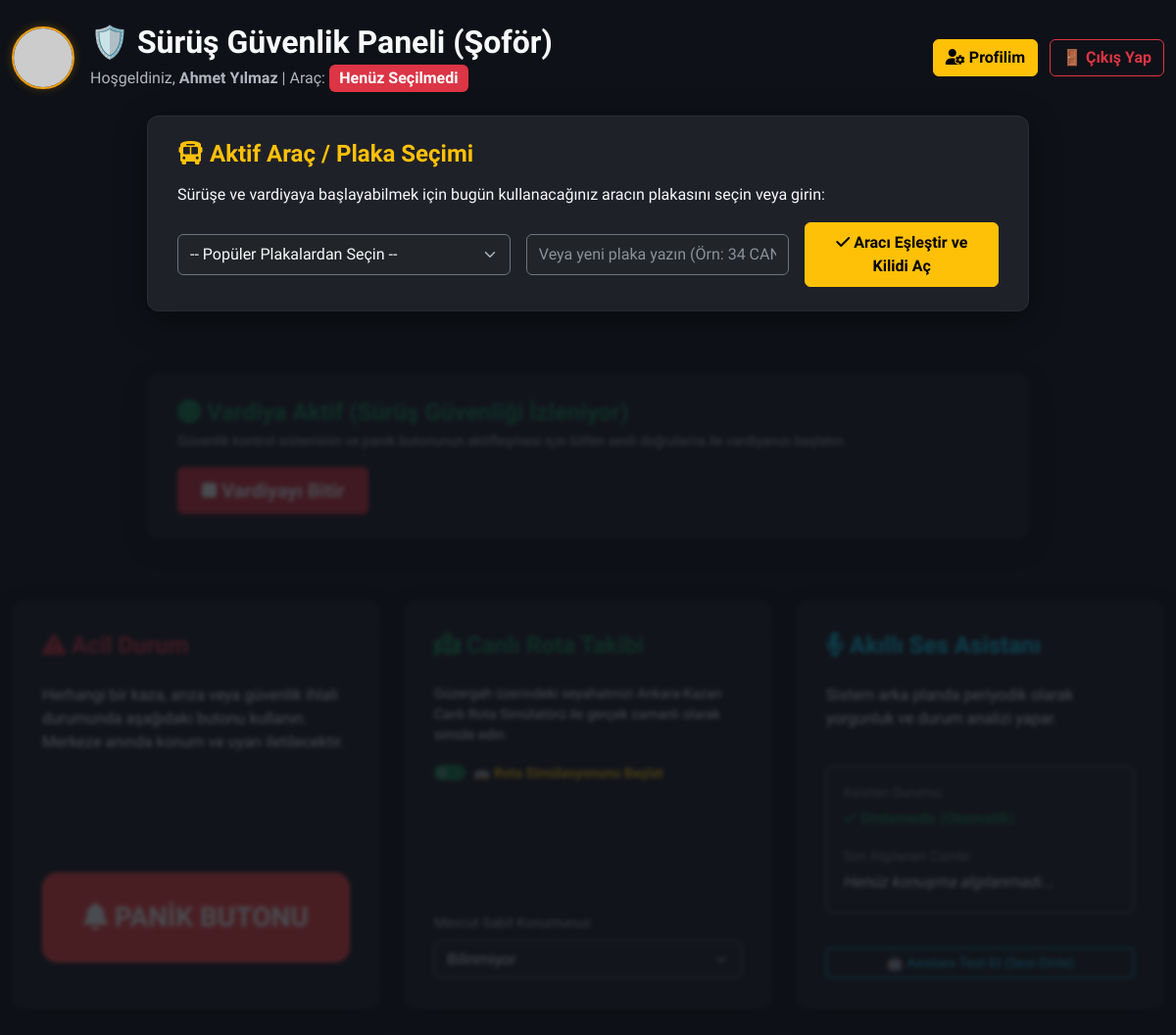
The page /index (signed in) on the database as committed earlier.
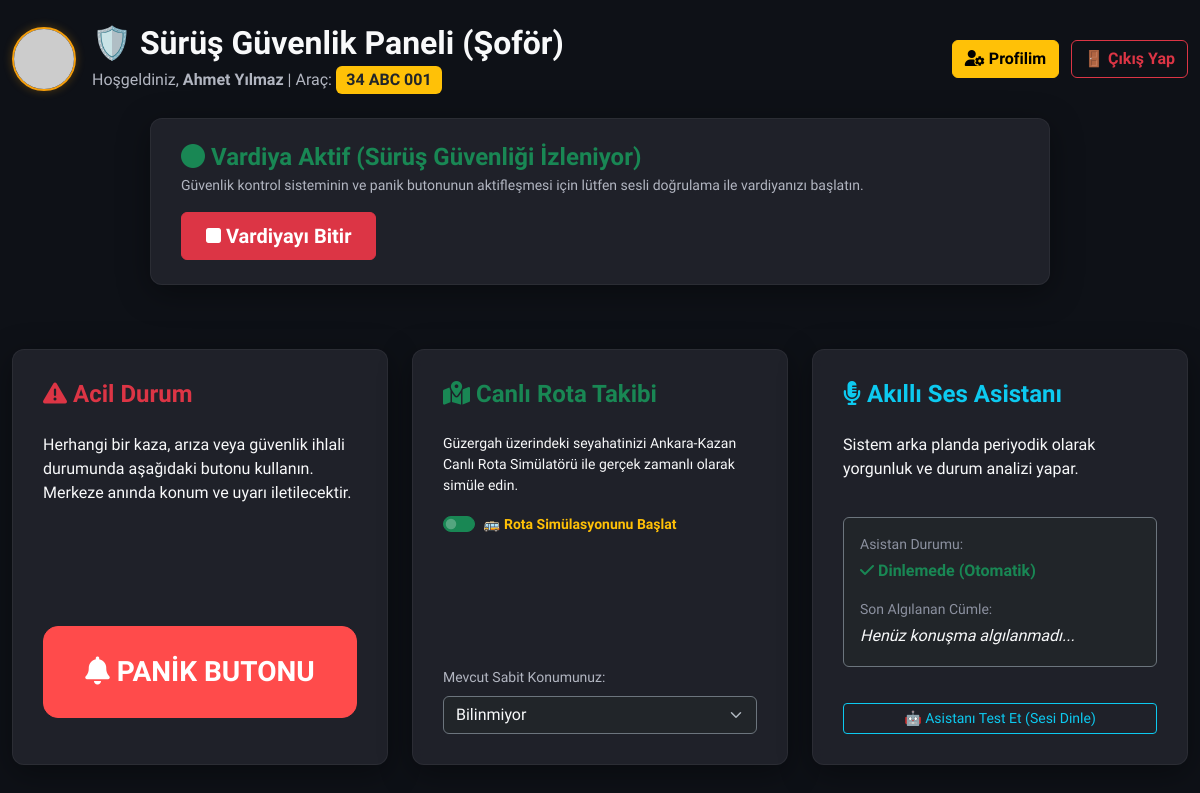
The same page on the database as committed later.
### app/models.py (models this page shows, shortened)
class Sofor(UserMixin, db.Model):
    __tablename__ = 'soforler'
    id: Mapped[int] = mapped_column(primary_key=True, autoincrement=True)
    ad: Mapped[str] = mapped_column(String(100), nullable=False)
    soyad: Mapped[str] = mapped_column(String(100), nullable=False)
    kullanici_adi: Mapped[str] = mapped_column(String(100), nullable=False, unique=True)
    email: Mapped[Optional[str]] = mapped_column(String(120), unique=True)
    arac_plaka: Mapped[Optional[str]] = mapped_column(String(50), nullable=True)
    sifre_hash: Mapped[str] = mapped_column(String(255), nullable=False)
    sifre_plain: Mapped[Optional[str]] = mapped_column(String(255))
    reset_token: Mapped[Optional[str]] = mapped_column(String(100))
    reset_token_expiry: Mapped[Optional[str]] = mapped_column(String(50))
    profil_resmi: Mapped[Optional[str]] = mapped_column(String(255), nullable=True)
    alarmlar: Mapped[List["Alarm"]] = relationship(back_populates="sofor")
    ses_loglari: Mapped[List["SesLog"]] = relationship(back_populates="sofor")
    vardiya_kayitlari: Mapped[List["VardiyaSesKaydi"]] = relationship(back_populates="sofor")
    yorumlar: Mapped[List["YolcuYorum"]] = relationship(back_populates="sofor")
    konum: Mapped[Optional["AracKonum"]] = relationship(back_populates="sofor", uselist=False)

### app/main/routes.py (the view)
@bp.route('/index')
@login_required
def index():
    son_shift = db.session.scalar(
        db.select(VardiyaSesKaydi)
        .filter_by(sofor_id=current_user.id)
        .order_by(VardiyaSesKaydi.id.desc())
    )
    vardiya_aktif = False
    if son_shift and son_shift.baslangic_metni and not son_shift.bitis_metni:
        vardiya_aktif = True
    return render_template('index.html', title='Şoför Paneli', vardiya_aktif=vardiya_aktif)

### app/models.py (called while the page is built)
@login.user_loader
def load_user(id):
    return db.session.get(Sofor, int(id))

### app/templates/index.html (shortened to what this page needs)
{% extends "base.html" %}
{% block content %}
<div class="row align-items-center mb-4">
    <div class="col-md-9 d-flex align-items-center gap-3">
        <div style="width: 64px; height: 64px; border-radius: 50%; overflow: hidden; border: 2px solid #f59e0b; box-shadow: 0 0 10px rgba(245, 158, 11, 0.3); flex-shrink: 0;">
            {% if current_user.profil_resmi %}
                <img src="{{ url_for('static', filename='uploads/avatars/' + current_user.profil_resmi) }}" alt="PP" style="width: 100%; height: 100%; object-fit: cover;">
            {% else %}
                <img src="https://ui-avatars.com/api/?name={{ current_user.ad }}+{{ current_user.soyad }}&background=f59e0b&color=fff&size=100&bold=true" alt="PP" style="width: 100%; height: 100%; object-fit: cover;">
            {% endif %}
        </div>
        <div>
            <h2 class="fw-bold text-light mb-1">🛡️ Sürüş Güvenlik Paneli (Şoför)</h2>
            <p class="text-secondary mb-0">
                Hoşgeldiniz, <b>{{ current_user.ad }} {{ current_user.soyad }}</b> |
                Araç:
                {% if current_user.arac_plaka %}
                    <span class="badge bg-warning text-dark fs-6">{{ current_user.arac_plaka }}</span>
                {% else %}
                    <span class="badge bg-danger fs-6">Henüz Seçilmedi</span>
                {% endif %}
            </p>
        </div>
    </div>
    <div class="col-md-3 text-end">
        <a href="{{ url_for('main.profil') }}" class="btn btn-warning fw-bold me-2"><i class="fa-solid fa-user-gear"></i> Profilim</a>
        <a href="{{ url_for('auth.logout') }}" class="btn btn-outline-danger fw-bold">🚪 Çıkış Yap</a>
    </div>
</div>
{% if not current_user.arac_plaka %}
<div class="row">
    <div class="col-12 mb-4">
        <div class="streamlit-container mt-0 py-4 premium-card">
            <h4 class="text-warning fw-bold mb-3"><i class="fa-solid fa-bus"></i> Aktif Araç / Plaka Seçimi</h4>
            <p class="text-light">Sürüşe ve vardiyaya başlayabilmek için bugün kullanacağınız aracın plakasını seçin veya girin:</p>
            <form action="{{ url_for('main.arac_plaka_sec') }}" method="post" class="row g-3 align-items-center">
                <div class="col-md-5">
                    <select name="secilen_hazir_plaka" class="form-select bg-dark text-light border-secondary py-2 fs-6">
                        <option value="">-- Popüler Plakalardan Seçin --</option>
                    </select>
                </div>
                <div class="col-md-4">
                    <input type="text" name="yeni_plaka" class="form-control bg-dark text-light border-secondary py-2 fs-6" placeholder="Veya yeni plaka yazın (Örn: 34 CAN 34)">
                </div>
                <div class="col-md-3">
                    <button type="submit" class="btn btn-warning fw-bold w-100 py-2 fs-6"><i class="fa-solid fa-check"></i> Aracı Eşleştir ve Kilidi Aç</button>
                </div>
            </form>
        </div>
    </div>
</div>
{% endif %}
<div class="row {% if not current_user.arac_plaka %}shift-locked{% endif %}">
    <div class="col-12 mb-4">
        <div class="streamlit-container mt-0 py-4 premium-card">
            <div class="d-flex align-items-center justify-content-between flex-wrap gap-3">
                <div>
                    <h4 class="fw-bold mb-1 {% if vardiya_aktif %}text-success{% else %}text-warning{% endif %}" id="vardiyaDurumBaslik">
                        <i class="fa-solid fa-circle {% if vardiya_aktif %}fa-pulse{% endif %}"></i>
                        {% if vardiya_aktif %}Vardiya Aktif (Sürüş Güvenliği İzleniyor){% else %}Vardiya Kapalı (Sürüş Bekleniyor){% endif %}
                    </h4>
                    <p class="text-secondary small mb-0">Güvenlik kontrol sisteminin ve panik butonunun aktifleşmesi için lütfen sesli doğrulama ile vardiyanızı başlatın.</p>
                </div>
                <div>
                    {% if not vardiya_aktif %}
                        <button id="btnVardiyaBaslat" class="btn btn-warning fw-bold px-4 py-2 fs-5"><i class="fa-solid fa-play"></i> Vardiyayı Başlat</button>
                    {% else %}
                        <button id="btnVardiyaBitir" class="btn btn-danger fw-bold px-4 py-2 fs-5"><i class="fa-solid fa-stop"></i> Vardiyayı Bitir</button>
                    {% endif %}
                </div>
            </div>
        </div>
    </div>
</div>
<div class="row {% if not vardiya_aktif or not current_user.arac_plaka %}shift-locked{% endif %}" id="driverDashboardGrid">
    <div class="col-lg-4 col-md-6 mb-4">
        <div class="streamlit-container h-100 mt-0 premium-card d-flex flex-column">
            <h4 class="text-danger fw-bold mb-4"><i class="fa-solid fa-triangle-exclamation"></i> Acil Durum</h4>
            <p class="text-light">Herhangi bir kaza, arıza veya güvenlik ihlali durumunda aşağıdaki butonu kullanın. Merkeze anında konum ve uyarı iletilecektir.</p>
            <div class="stButton mt-auto pt-4">
                <button id="btnPanik" class="btn btn-lg py-4 fs-3 w-100" style="border-radius: 15px;"><i class="fa-solid fa-bell"></i> PANİK BUTONU</button>
            </div>
        </div>
    </div>
    <div class="col-lg-4 col-md-6 mb-4">
        <div class="streamlit-container h-100 mt-0 premium-card d-flex flex-column">
            <h4 class="text-success fw-bold mb-4"><i class="fa-solid fa-map-location-dot"></i> Canlı Rota Takibi</h4>
            <p class="text-light small mb-3">Güzergah üzerindeki seyahatinizi Ankara-Kazan Canlı Rota Simülatörü ile gerçek zamanlı olarak simüle edin.</p>
            <div class="form-check form-switch mb-3">
                <input class="form-check-input bg-success border-success" type="checkbox" role="switch" id="chkSimulasyon">
                <label class="form-check-label text-warning fw-bold small" for="chkSimulasyon">🚌 Rota Simülasyonunu Başlat</label>
            </div>
            <div id="manuelKonumSecimi" class="mt-auto">
                <label for="selectKonum" class="form-label text-secondary small mb-2">Mevcut Sabit Konumunuz:</label>
                <select id="selectKonum" class="form-select bg-dark text-light border-secondary">
                    <option value="Bilinmiyor">Bilinmiyor</option>
                </select>
            </div>
        </div>
    </div>
    <div class="col-lg-4 col-md-12 mb-4">
        <div class="streamlit-container h-100 mt-0 premium-card d-flex flex-column">
            <h4 class="text-info fw-bold mb-4"><i class="fa-solid fa-microphone-lines"></i> Akıllı Ses Asistanı</h4>
            <p class="text-light">Sistem arka planda periyodik olarak yorgunluk ve durum analizi yapar.</p>
            <div class="bg-dark p-3 rounded border border-secondary mb-3 mt-auto" style="min-height: 150px;">
                <p class="text-muted small mb-1">Asistan Durumu:</p>
                <div id="botStatus" class="text-success fw-bold"><i class="fa-solid fa-check"></i> Dinlemede (Otomatik)</div>
                <p class="text-muted small mt-3 mb-1">Son Algılanan Cümle:</p>
                <div id="sonMetin" class="text-light fst-italic">Henüz konuşma algılanmadı...</div>
            </div>
            <button id="btnTestSes" class="btn btn-outline-info w-100 btn-sm mt-auto">🤖 Asistanı Test Et (Sesi Dinle)</button>
        </div>
    </div>
</div>
{% endblock %}

### app/templates/base.html (shortened to what this page needs)
<!DOCTYPE html>
<html lang="tr" data-bs-theme="dark">
<head>
    <link href="https://cdn.jsdelivr.net/npm/bootstrap@5.3.0/dist/css/bootstrap.min.css" rel="stylesheet">
    <link rel="stylesheet" href="https://cdnjs.cloudflare.com/ajax/libs/font-awesome/6.4.0/css/all.min.css">
</head>
<body>
    <div class="container-fluid py-4">
        {% block content %}{% endblock %}
    </div>
</body>
</html>

### app/templates/base.html (style rules this page uses)
body { background-color: #0e1117; color: #fafafa; font-family: 'Plus Jakarta Sans', 'Outfit', 'Segoe UI', Tahoma, Geneva, Verdana, sans-serif; }
.streamlit-container { max-width: 900px; margin: 40px auto; padding: 30px; background-color: #262730; border-radius: 10px; box-shadow: 0 4px 6px rgba(0,0,0,0.3); }
.stButton>button { width: 100%; border-radius: 4px; border: 1px solid #ff4b4b; background-color: #ff4b4b; color: white; font-weight: bold; padding: 0.5rem 1rem; transition: all 0.3s; }
.text-secondary { color: #b2b6c1 !important; }
.text-muted { color: #8c91a0 !important; }

### app/templates/index.html (style rules this page uses)
.premium-card { background: rgba(38, 39, 48, 0.75); backdrop-filter: blur(10px); border: 1px solid rgba(255, 255, 255, 0.05); border-radius: 12px; box-shadow: 0 8px 32px rgba(0, 0, 0, 0.37); }

Rows that differ between the two databases and show on the page:
changed Sofor "Ahmet": arac_plaka (not shown) → "34 ABC 001"
Other text that changed with them:
form field secilen_hazir_plaka: "-- Popüler Plakalardan Seçin --" → (not shown)
text no longer shown: "Henüz Seçilmedi Aktif Araç / Plaka Seçimi Sürüşe ve vardiyaya başlayabilmek için bugün kullanacağınız aracın plakasını seçin veya girin: Aracı Eşleştir ve Kilidi Aç"
text now shown: "Vardiya Aktif (Sürüş Güvenliği İzleniyor) Güvenlik kontrol sisteminin ve panik butonunun aktifleşmesi için lütfen sesli doğrulama ile vardiyanızı başlatın. Acil Durum Canlı Rota Takibi Mevcut Sabit Konumunuz: Asistan Durumu: Dinlemede (Otomatik) Son Algılanan Cümle:"
